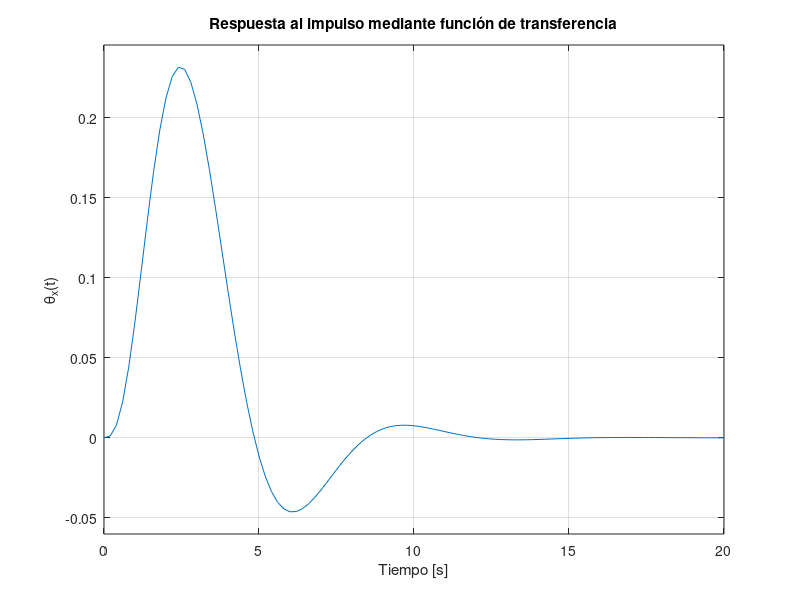

This figure's MATLAB source:
% Simulación del sistema mediante la función de transferencia

%% Parámetros del motor
kt = 1;  % (N·m)/A
kb = 1;  % (V·s)/rad

L = 1;   % H
R = 1;   % Ohm

Jz = 1;  % (N·s^2)/m
Dz = 1;  % (N·s)/m

%% Parámetros del giroscopio
Jw = 1;  % (N·s)/m

Jx = 1;  % (N·s^2)/m
Dx = 1;  % (N·s)/m
Kx = 1;  % (N/m)

%% Simulación
s = tf('s');

% Función de transferencia del motor
M = kt / (Jz*L*s^3 + (R*Jz + L*Dz)*s^2 + (R*Dz + kt*kb)*s);
disp('Función de transferencia del motor M(s):')
tf(M)

% Función de transferencia del giroscopio
G = (Jw*s) / (Jx*s^2 + Dx*s + Kx);
disp('Función de transferencia del giroscopio G(s):')
tf(G)

% Sistema en cascada (motor * giroscopio)
FT_total = M * G;
disp('Función de transferencia total del sistema:')
tf(FT_total)

% Respuesta al escalón
figure;
%step(FT_total)
impulse(FT_total)
grid on
title('Respuesta al impulso mediante función de transferencia')
xlabel('Tiempo [s]')
ylabel('\theta_x(t)')
